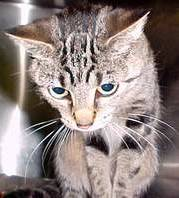
#> input picture dataset/train/cat.10016.jpg, 179 x 198 px; its folder holds only this picture in this run
$ jupyter execute --allow-errors SVM_to_classify_images_of_cats_and_dogs.ipynb
#> lines starting #> are read from the running program, lines starting #| are printed output that depends on the picture
[cell 1]
import cv2
import os
import numpy as np
from matplotlib import pyplot as plt

[cell 2]
# Path to your dataset
train_path = 'dataset/train'
test_path = 'dataset/test'

# Define the desired dimensions for the resized images
new_width, new_height = 100, 100

[cell 3]
# Initialize empty lists to store train images and labels
train_images = []
train_labels = []

[cell 4]
# Loop through images in train folder
for image_name in os.listdir(train_path):
    image_path = os.path.join(train_path, image_name)
    # Read the image
    image = cv2.imread(image_path)
#> image is the input picture: shape (198, 179, 3); mean B, G, R 126.7, 129.8, 143
    # Resize the image to a fixed size
    image = cv2.resize(image, (new_width, new_height))
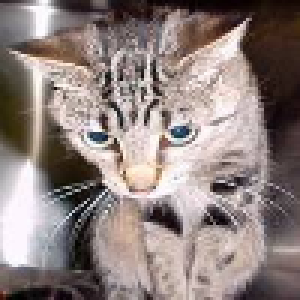
#> image: shape (100, 100, 3) (shown 3 times larger); mean B, G, R 126.6, 129.7, 142.9
    # Append the image and label to the lists
    train_images.append(image)
    train_labels.append(0 if 'cat' in image_name else 1)

# Convert the lists to numpy arrays
train_images = np.array(train_images)
train_labels = np.array(train_labels)

[cell 5]
# Display a sample image from train set
plt.imshow(cv2.cvtColor(train_images[0], cv2.COLOR_BGR2RGB))
plt.axis('off')
plt.show()

[cell 6]
# Print the shape of the train images arrays and labels arrays
print("Train Images shape:", train_images.shape)
#| Train Images shape: (1, 100, 100, 3)

$ run again, on dataset/train/cat.1029.jpg
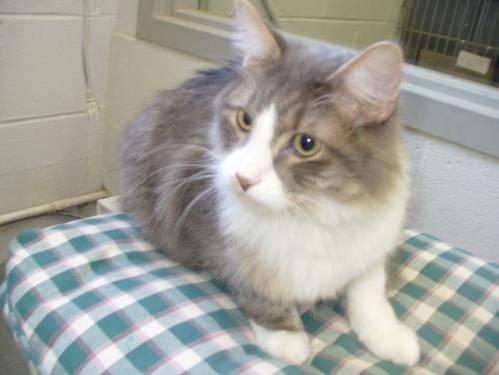
#> input picture dataset/train/cat.1029.jpg, 499 x 375 px
#> image is the input picture: shape (375, 499, 3); mean B, G, R 155.5, 161.8, 161.7
#> `image = cv2.resize(image, (new_width, new_height))`:
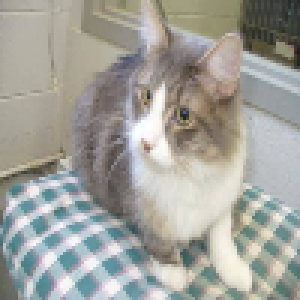
#> image: shape (100, 100, 3) (shown 3 times larger); mean B, G, R 155.3, 161.7, 161.6
#| Train Images shape: (1, 100, 100, 3)

$ run again, on dataset/train/cat.10308.jpg
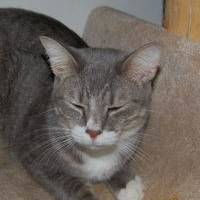
#> input picture dataset/train/cat.10308.jpg, 200 x 200 px
#> image is the input picture: shape (200, 200, 3); mean B, G, R 91.3, 97.8, 106.1
#> image: shape (100, 100, 3)
#> `plt.show()`:
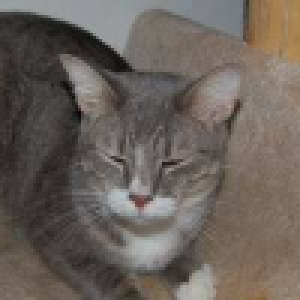
#> shown: shape (100, 100, 3) (shown 3 times larger); mean R, G, B 106.2, 97.9, 91.4
#| Train Images shape: (1, 100, 100, 3)

$ run again, on dataset/train/cat.10331.jpg
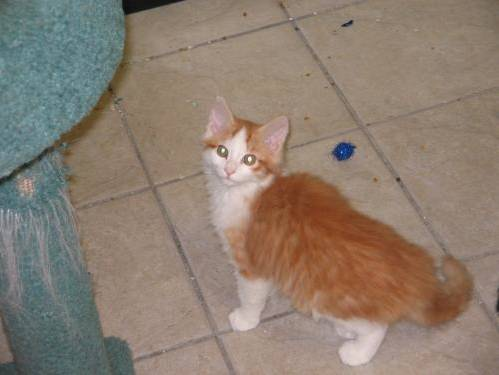
#> input picture dataset/train/cat.10331.jpg, 499 x 375 px
#> image is the input picture: shape (375, 499, 3); mean B, G, R 112, 125.2, 140.1
#> `image = cv2.resize(image, (new_width, new_height))`:
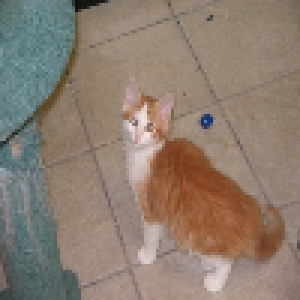
#> image: shape (100, 100, 3) (shown 3 times larger); mean B, G, R 111.9, 125.1, 140
#| Train Images shape: (1, 100, 100, 3)

$ run again, on dataset/train/cat.10042.jpg
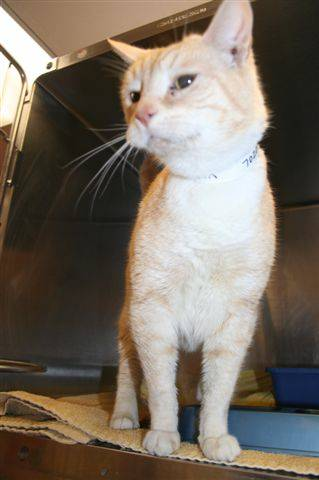
#> input picture dataset/train/cat.10042.jpg, 319 x 480 px
#> image is the input picture: shape (480, 319, 3); mean B, G, R 100.1, 111.4, 121.3
#> `image = cv2.resize(image, (new_width, new_height))`:
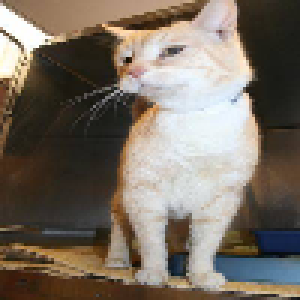
#> image: shape (100, 100, 3) (shown 3 times larger); mean B, G, R 99.9, 111.2, 121.2
#| Train Images shape: (1, 100, 100, 3)
